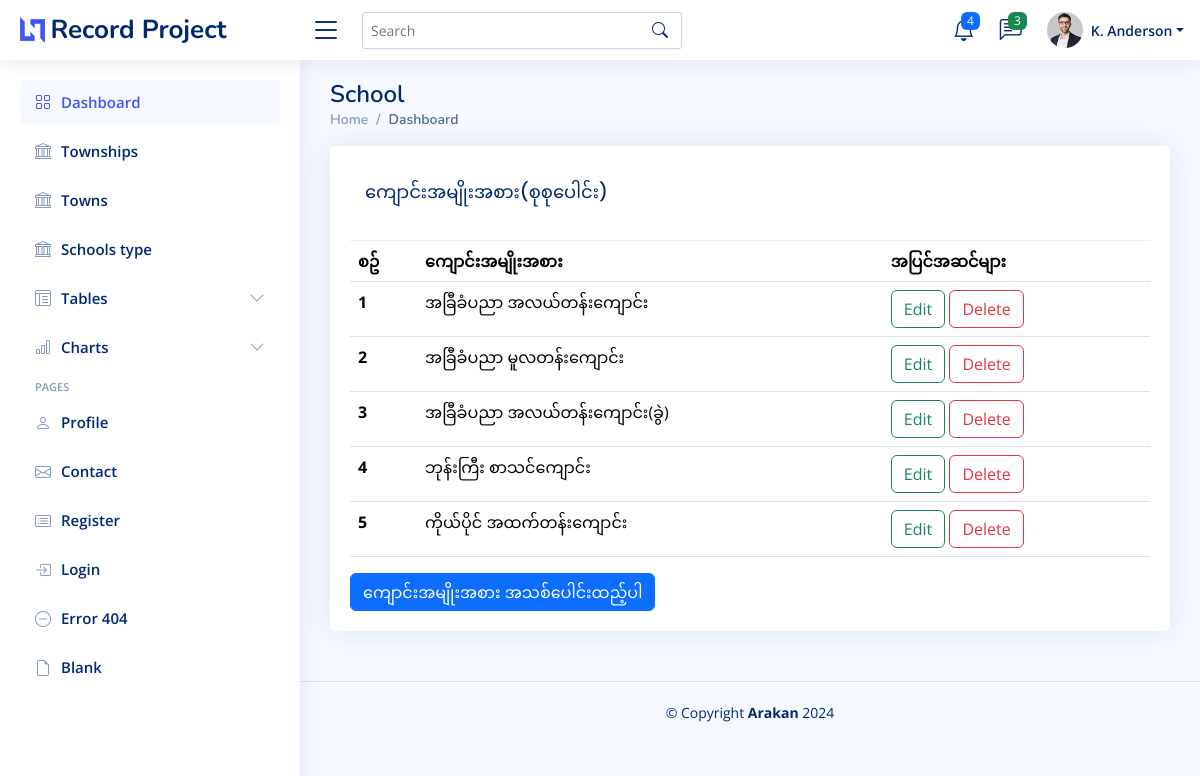
/school_types/, run on an earlier commit of the app's database.
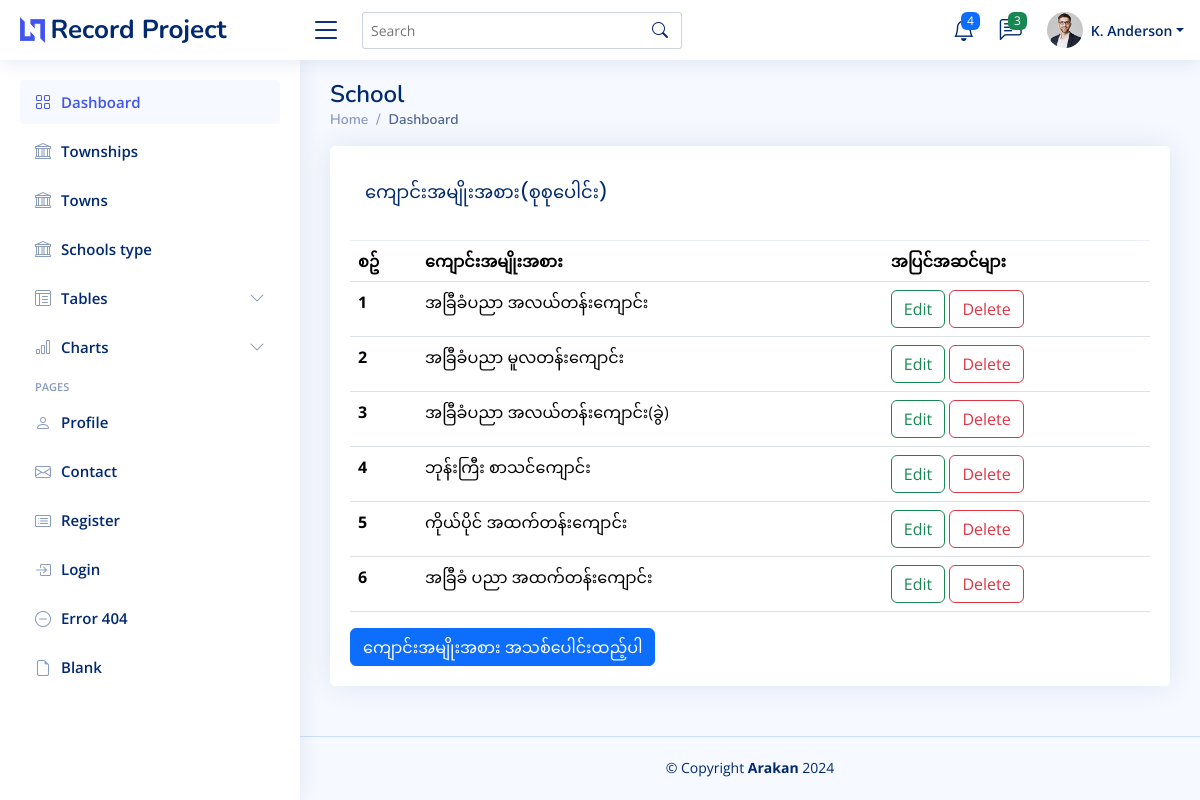
And on a later commit of the database.
### myapp/models.py (models this page shows, shortened)
class SchoolType(models.Model):
    name = models.CharField(max_length=100)

### myapp/views.py (the view)
# urls.py: path('school_types/', views.school, name='school_type_page'),
def school(request):
    schooltypes = SchoolType.objects.all()
    context = {
        'schooltypes':schooltypes,
    }
    return render(request, 'school_type/school.html', context)

### myapp/templates/school_type/school.html
{% extends "partials/master.html" %}
{% load crispy_forms_tags %}
{% block content %}
<main id="main" class="main">
    <div class="pagetitle">
      <h1>School</h1>
      <nav>
        <ol class="breadcrumb">
          <li class="breadcrumb-item"><a href="{% url "homepage" %}">Home</a></li>
          <li class="breadcrumb-item active">Dashboard</li>
        </ol>
      </nav>
    </div>
    <section class="section dashboard">
      <div class="row">
        <div class="col col-sm-12">
              <div class="card">
                  <div class="card-body">
                    <div class="card-header">
                      <h5 class="card-title">ကျောင်းအမျိုးအစား(စုစုပေါင်း)</h5>
                    </div>
                    <table class="table">
                      <thead>
                        <tr>
                          <th scope="col">စဥ်</th>
                          <th scope="col">ကျောင်းအမျိုးအစား</th>
                          <th scope="col">အပြင်အဆင်များ</th>
                        </tr>
                      </thead>
                      <tbody>
                      {% for schooltype in schooltypes %}
                          <tr>
                            <th scope="row">{{ forloop.counter }}</th>
                            <td>{{ schooltype.name }}</td>
                            <td>
                                <a href="{% url "update_school_typepage" schooltype.id %}" class="btn btn-outline-success">Edit </a>
                                <a href="{% url "delete_school_typepage" schooltype.id %}" class="btn btn-outline-danger"> Delete</a>
                            </td>
                        </tr>
                      {% endfor %}
                      </tbody>
                  </table>
                    <a href="{% url "create_school_page" %}" class="btn btn-primary">‌ကျောင်းအမျိုးအစား အသစ်ပေါင်းထည့်ပါ</a>
                  </div>
              </div>
        </div>
    </div>
</section>
</main>
{% endblock content %}

What changed in the data, as far as the page shows it:
added SchoolType: name "အခြီခံ ပညာ အထက်တန်းကျောင်း"
